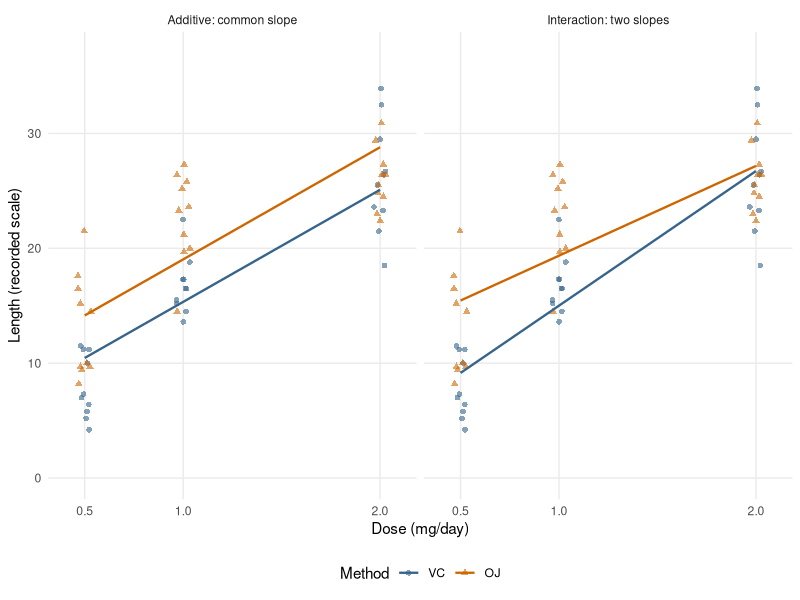
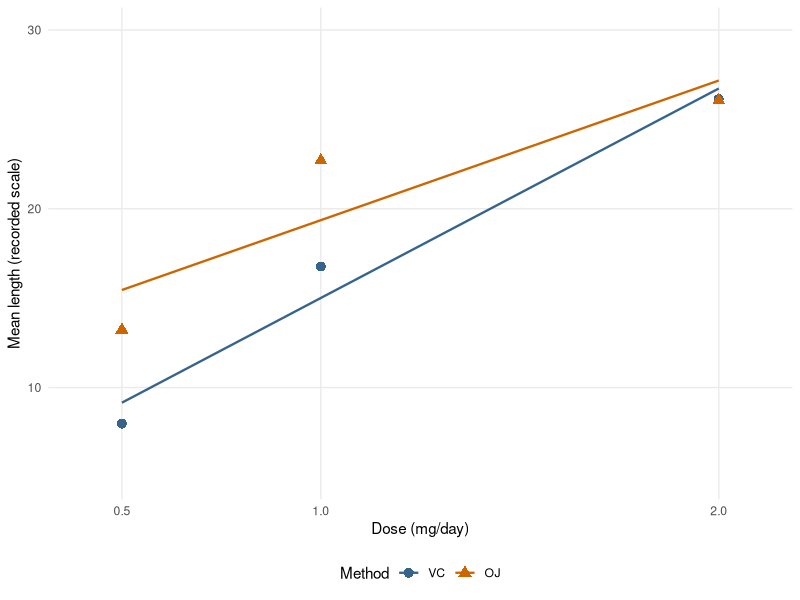

Here is the R script that generated these plots, in order:
## ---- chunk 1
#| label: ch5-tree-models
library(ggplot2)
theme_set(theme_minimal(base_size = 11) +
            theme(legend.position = "bottom",
              panel.grid.minor = element_blank()))
ch5_trees <- transform(datasets::trees, Diameter = Girth)
ch5_tree_simple <- lm(Volume ~ Height, data = ch5_trees)
ch5_tree_adjusted <- lm(Volume ~ Height + Diameter, data = ch5_trees)
knitr::kable(data.frame(
  Model = c("Height alone", "Height adjusted for diameter"),
  Height_coefficient = c(coef(ch5_tree_simple)["Height"],
                         coef(ch5_tree_adjusted)["Height"])),
  digits = 3, col.names = c("Model", "Height coefficient"),
  row.names = FALSE)
## ---- chunk 2
#| label: ch5-indicator-matrix
ch5_groups <- data.frame(
  group = factor(rep(c("A", "B", "C"), each = 2),
                 levels = c("A", "B", "C")))
contrasts(ch5_groups$group) <-
  contr.treatment(levels(ch5_groups$group), base = 1)
knitr::kable(model.matrix(~ group, data = ch5_groups),
             row.names = FALSE)
## ---- chunk 3
#| label: ch5-tooth-data
ch5_tooth <- datasets::ToothGrowth
ch5_tooth$supp <- factor(ch5_tooth$supp, levels = c("VC", "OJ"))
ch5_tooth$dose_c <- ch5_tooth$dose - 1
ch5_tooth$dose_f <- factor(ch5_tooth$dose, levels = c(0.5, 1, 2))
contrasts(ch5_tooth$supp) <-
  contr.treatment(levels(ch5_tooth$supp), base = 1)
contrasts(ch5_tooth$dose_f) <-
  contr.treatment(levels(ch5_tooth$dose_f), base = 1)
stopifnot(!anyNA(ch5_tooth))
ch5_cell_summary <- aggregate(
  len ~ supp + dose, data = ch5_tooth,
  FUN = function(y) c(n = length(y), mean = mean(y)))
ch5_summary_table <- data.frame(ch5_cell_summary[1:2],
                                 ch5_cell_summary$len)
knitr::kable(ch5_summary_table, digits = 2,
  col.names = c("Method", "Dose (mg/day)", "n", "Mean length"))
## ---- chunk 4
#| label: ch5-additive-fit
ch5_fit_add <- lm(len ~ dose_c + supp, data = ch5_tooth)
knitr::kable(coef(summary(ch5_fit_add))[, 1:2], digits = 3,
             col.names = c("Estimate", "Standard error"))
## ---- chunk 5
#| label: ch5-additive-design
ch5_profiles <- unique(ch5_tooth[, c("dose_c", "supp")])
ch5_profile_order <- order(ch5_profiles$supp, ch5_profiles$dose_c)
ch5_profiles <- ch5_profiles[ch5_profile_order, ]
knitr::kable(model.matrix(~ dose_c + supp, data = ch5_profiles),
             row.names = FALSE)
## ---- chunk 6
#| label: ch5-interaction-fit
ch5_fit_int <- lm(len ~ dose_c * supp, data = ch5_tooth)
knitr::kable(coef(summary(ch5_fit_int))[, 1:2], digits = 3,
             col.names = c("Estimate", "Standard error"))
## ---- chunk 7
#| label: fig-ch5-parallel-versus-interaction
#| echo: false
#| fig-cap: "Additive and interaction fits to the same observations. Horizontal jitter separates overlapping points for display only; both models use the original doses. The additive model imposes parallel lines. The interaction model permits different slopes, while still requiring each method's mean to be linear in dose."
#| fig-alt: "Two panels show length against vitamin C dose for VC and OJ. The additive fit has parallel lines; the interaction fit has a steeper VC line. Both panels display the same individual observations."
#| fig-width: 7
#| fig-height: 4
set.seed(8561)
ch5_tooth$dose_plot <- ch5_tooth$dose + runif(nrow(ch5_tooth), -0.035, 0.035)
ch5_cols <- c(VC = "steelblue4", OJ = "darkorange3")
ch5_grid <- expand.grid(dose = seq(0.5, 2, length.out = 100),
                        supp = levels(ch5_tooth$supp))
ch5_grid$dose_c <- ch5_grid$dose - 1
ch5_prediction <- rbind(
  transform(ch5_grid, length = predict(ch5_fit_add, newdata = ch5_grid),
            model = "Additive: common slope"),
  transform(ch5_grid, length = predict(ch5_fit_int, newdata = ch5_grid),
            model = "Interaction: two slopes"))
ggplot(ch5_tooth, aes(dose_plot, len, colour = supp)) +
  geom_point(aes(shape = supp), alpha = 0.6, size = 1.6) +
  geom_line(data = ch5_prediction, aes(x = dose, y = length),
    linewidth = 0.8) +
  scale_colour_manual(values = ch5_cols) +
  scale_shape_manual(values = c(VC = 16, OJ = 17)) +
  scale_x_continuous(breaks = c(0.5, 1, 2)) +
  facet_wrap(~ model, nrow = 1) +
  coord_cartesian(xlim = c(0.4, 2.1), ylim = c(0, 37)) +
  labs(x = "Dose (mg/day)", y = "Length (recorded scale)",
       colour = "Method", shape = "Method")
## ---- chunk 8
#| label: ch5-centering-check
ch5_fit_uncentered <- lm(len ~ dose * supp, data = ch5_tooth)
knitr::kable(data.frame(
  Parameterization = c("Raw dose (baseline: 0)",
                       "Centered dose (baseline: 1)"),
  Group_coefficient = c(coef(ch5_fit_uncentered)["suppOJ"],
                         coef(ch5_fit_int)["suppOJ"])), digits = 3,
  col.names = c("Parameterization", "OJ coefficient"),
  row.names = FALSE)
stopifnot(isTRUE(all.equal(unname(fitted(ch5_fit_uncentered)),
                          unname(fitted(ch5_fit_int)))))
## ---- chunk 9
#| label: ch5-equal-slopes-test
anova(ch5_fit_add, ch5_fit_int)
## ---- chunk 10
#| label: ch5-identical-lines-test
ch5_fit_dose <- lm(len ~ dose_c, data = ch5_tooth)
anova(ch5_fit_dose, ch5_fit_int)
## ---- chunk 11
#| label: ch5-dose-shape-test
ch5_fit_cells <- lm(len ~ dose_f * supp, data = ch5_tooth)
ch5_fits <- list(Additive = ch5_fit_add, Interaction = ch5_fit_int,
                 `Six cell means` = ch5_fit_cells)
knitr::kable(data.frame(
  Model = names(ch5_fits),
  p = vapply(ch5_fits, function(fit) fit$rank, numeric(1)),
  Residual_df = vapply(ch5_fits, df.residual, numeric(1)),
  SSE = vapply(ch5_fits, deviance, numeric(1))),
  digits = 2, row.names = FALSE,
  col.names = c("Model", "p", "Residual df", "SSE"))
anova(ch5_fit_int, ch5_fit_cells)
## ---- chunk 12
#| label: fig-ch5-dose-shape
#| echo: false
#| fig-cap: "Cell means and the two-line fit. Points are the observed mean responses at each method-dose combination. The six-cell model reproduces these means; the straight lines impose additional restrictions. No observations outside 0.5–2 mg/day are shown."
#| fig-alt: "For each delivery method, three cell means are plotted against dose and compared with its fitted straight line. The means at 1 mg/day lie above the fitted lines."
#| fig-width: 6.5
#| fig-height: 3.8
ch5_means <- aggregate(len ~ dose + supp, data = ch5_tooth, mean)
ch5_lines <- transform(ch5_grid,
                        length = predict(ch5_fit_int, newdata = ch5_grid))
ggplot(ch5_means, aes(dose, len, colour = supp)) +
  geom_line(data = ch5_lines, aes(y = length), linewidth = 0.8) +
  geom_point(aes(shape = supp), size = 3) +
  scale_colour_manual(values = ch5_cols) +
  scale_shape_manual(values = c(VC = 16, OJ = 17)) +
  scale_x_continuous(breaks = c(0.5, 1, 2)) +
  coord_cartesian(xlim = c(0.4, 2.1), ylim = c(5, 30)) +
  labs(x = "Dose (mg/day)", y = "Mean length (recorded scale)",
       colour = "Method", shape = "Method")
## ---- chunk 13
#| label: ch5-interaction-design
knitr::kable(model.matrix(~ dose_c * supp, data = ch5_profiles),
             row.names = FALSE)
## ---- chunk 14
#| label: ch5-reference-check
ch5_relevel <- ch5_tooth
ch5_relevel$supp <- relevel(ch5_relevel$supp, ref = "OJ")
contrasts(ch5_relevel$supp) <-
  contr.treatment(levels(ch5_relevel$supp), base = 1)
ch5_fit_ojref <- lm(len ~ dose_c * supp, data = ch5_relevel)
knitr::kable(data.frame(
  Reference = c("VC", "OJ"),
  Intercept = c(coef(ch5_fit_int)[1], coef(ch5_fit_ojref)[1]),
  Dose_slope = c(coef(ch5_fit_int)[2], coef(ch5_fit_ojref)[2]),
  SSE = c(deviance(ch5_fit_int), deviance(ch5_fit_ojref))),
  digits = 3, row.names = FALSE)
stopifnot(isTRUE(all.equal(unname(fitted(ch5_fit_int)),
                          unname(fitted(ch5_fit_ojref)))))
